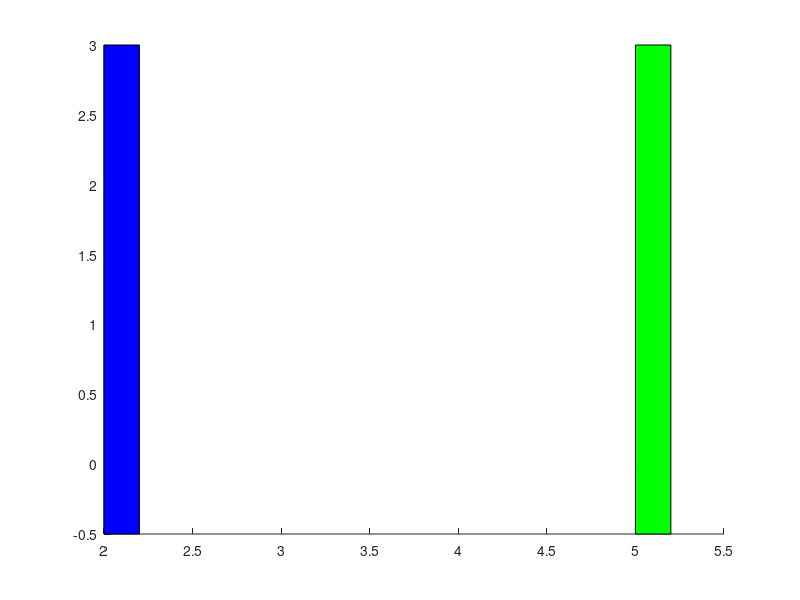

This figure's MATLAB source: (Note: this script raises an error after producing the figure.)
function crtaj_zid(sto_poz)


if(nargin==0)
    sto_poz=[0 0 0];
end
% 
    moguce_boje={['r']; ['b']; ['g']};
    moguci_oblici = {['prizma_4s'];['cilindar'];['prizma_3s']};
% 
%     zid1.boja = moguce_boje{1};
%     zid1.oblik = moguci_oblici{1};
%     zid1.dim(1) = 0.2;
%     zid1.dim(2) = 3.5;
%     zid1.dim(3) = 2.7;
%     zid1.poz(1)=2.1;%0.01*randi([2 5]);
%     zid1.poz(2)=1.25;%0.01*randi([-5 5]);
%     zid1.poz(3)=0;%0.01*randi([0 10]);
%     zid1.or(1)=0;%randi([-180 180])*pi/180;
%     zid1.or(2)=0;%randi([-180 180])*pi/180;
%     zid1.or(3)=0;%randi([-180 180])*pi/180;
%     
% 
%     zid2.boja = moguce_boje{2};
%     zid2.oblik = moguci_oblici{1};
%     zid2.dim(1) = 0.2;
%     zid2.dim(2) = 4.1;
%     zid2.dim(3) = 2.7;
%     zid2.poz(1)=4.1;%0.01*randi([2 5]);
%     zid2.poz(2)=-2;%0.01*randi([-5 5]);
%     zid2.poz(3)=0;%0.01*randi([0 10]);
%     zid2.or(1)=0;%randi([-180 180])*pi/180;
%     zid2.or(2)=0;%randi([-180 180])*pi/180;
%     zid2.or(3)=0;%randi([-180 180])*pi/180;
% 
% 
%     zid3.boja = moguce_boje{3};
%     zid3.oblik = moguci_oblici{1};
%     zid3.dim(1) = 0.2;
%     zid3.dim(2) = 4.5;
%     zid3.dim(3) = 2.7;
%     zid3.poz(1)=6.1;%0.01*randi([2 5]);
%     zid3.poz(2)=1.75;%0.01*randi([-5 5]);
%     zid3.poz(3)=0;%0.01*randi([0 10]);
%     zid3.or(1)=0;%randi([-180 180])*pi/180;
%     zid3.or(2)=0;%randi([-180 180])*pi/180;
%     zid3.or(3)=0;%randi([-180 180])*pi/180;
% 
%     zid1.poz=zid1.poz+sto_poz;
%     zid2.poz=zid2.poz+sto_poz;
%     zid3.poz=zid3.poz+sto_poz;
%     
%     hold on;

    walls = [   2 -0.5 2.2 -0.5 2.2 3 2 3 2 -0.5 ;
                5 -0.5 5.2 -0.5 5.2 3 5 3 5 -0 ];

% %     walls = [   2 -0.5 2.2 -0.5 2.2 3 2 3 2 -0.5 ;
% %                 4 -3 4.2 -3 4.2 0.3 4 0.3 4 -3 ;
% %                 6 -1.5 6.2 -1.5 6.2 3 6 3 6 -1.5 ]; 


    zid1.boja = moguce_boje{2};
    zid1.oblik = moguci_oblici{1};
    zid1.dim(1) = 0.2;
    zid1.dim(2) = 3.5;
    zid1.dim(3) = 1.5;
    zid1.poz(1)=2.1;%0.01*randi([2 5]);
    zid1.poz(2)=3.5/2-0.5;%0.01*randi([-5 5]);
    zid1.poz(3)=0;%0.01*randi([0 10]);
    zid1.or(1)=0;%randi([-180 180])*pi/180;
    zid1.or(2)=0;%randi([-180 180])*pi/180;
    zid1.or(3)=0;%randi([-180 180])*pi/180;
            
    zid2.boja = moguce_boje{3};
    zid2.oblik = moguci_oblici{1};
    zid2.dim(1) = 0.2;
    zid2.dim(2) = 3.5;
    zid2.dim(3) = 1.5;
    zid2.poz(1)=5.1;%0.01*randi([2 5]);
    zid2.poz(2)=3.5/2-0.5;%0.01*randi([-5 5]);
    zid2.poz(3)=0;%0.01*randi([0 10]);
    zid2.or(1)=0;%randi([-180 180])*pi/180;
    zid2.or(2)=0;%randi([-180 180])*pi/180;
    zid2.or(3)=0;%randi([-180 180])*pi/180;
            
    wi=0;
    hold on;
    while(wi<size(walls,1))
        wi=wi+1;
        fill(walls(wi,1:2:end),walls(wi,2:2:end),moguce_boje{mod(wi,3)+1});
    end
     crtaj_predmet(zid1);
     crtaj_predmet(zid2);

end